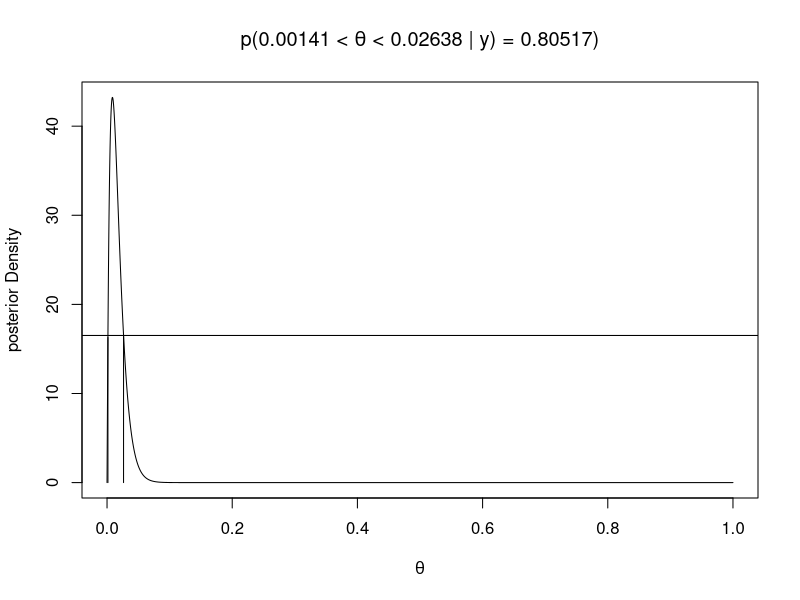
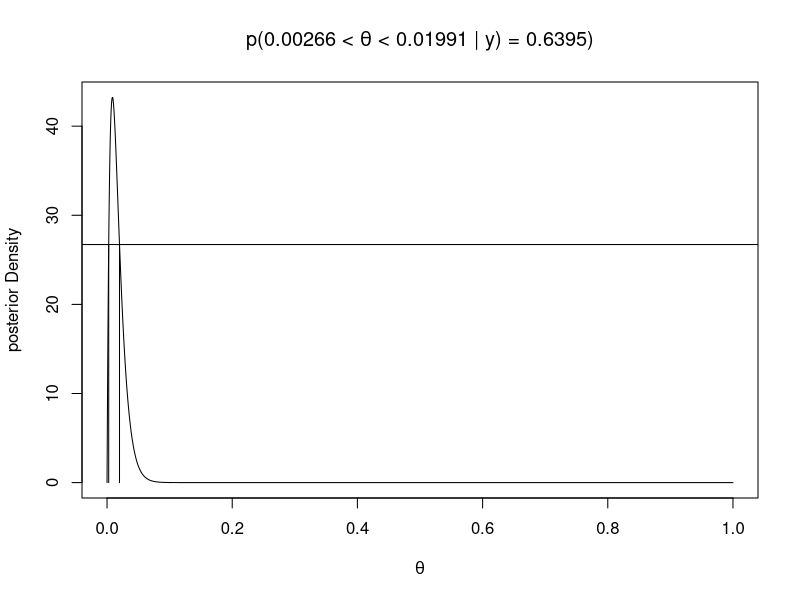
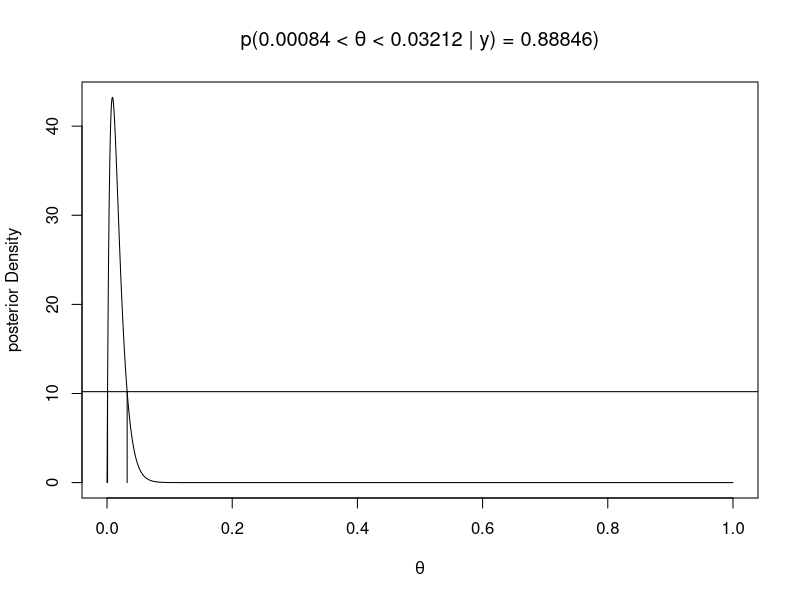
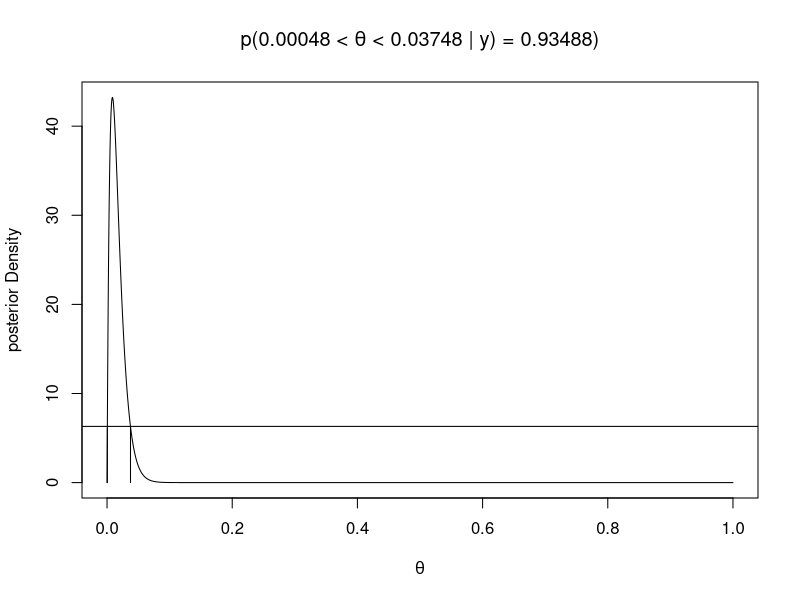
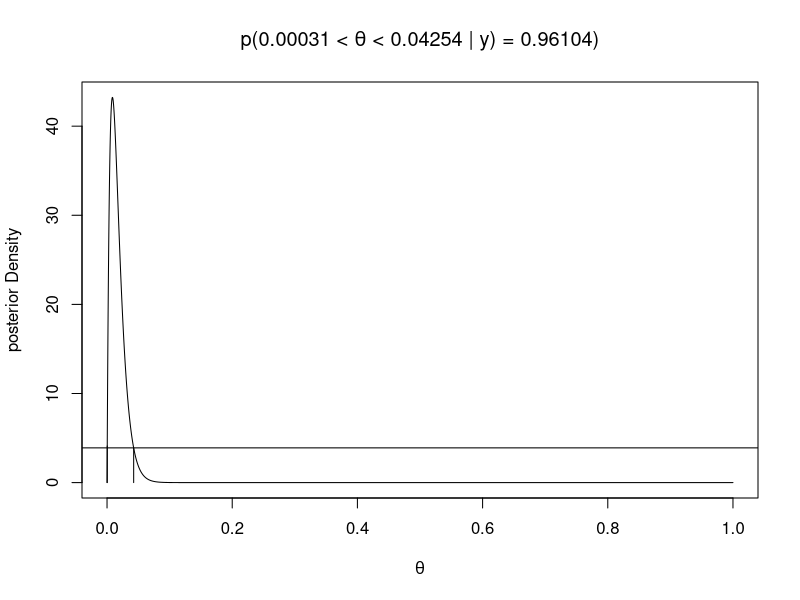
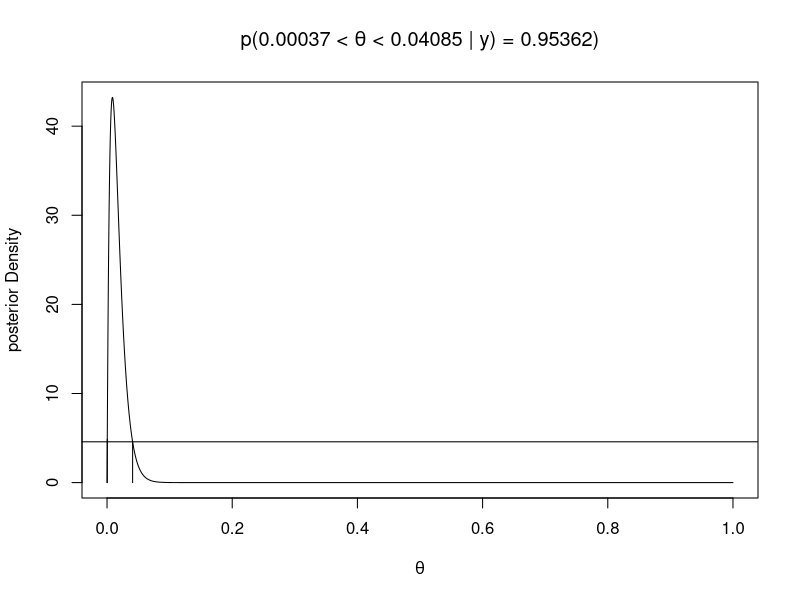
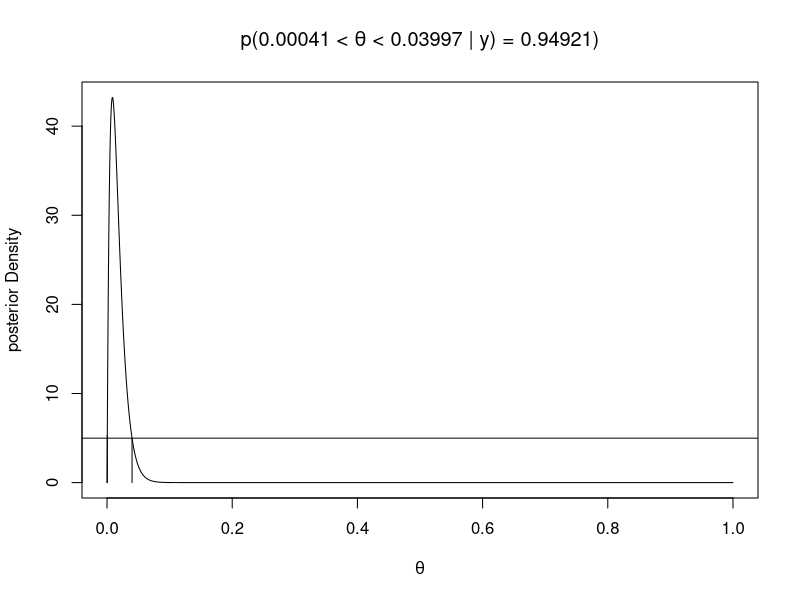
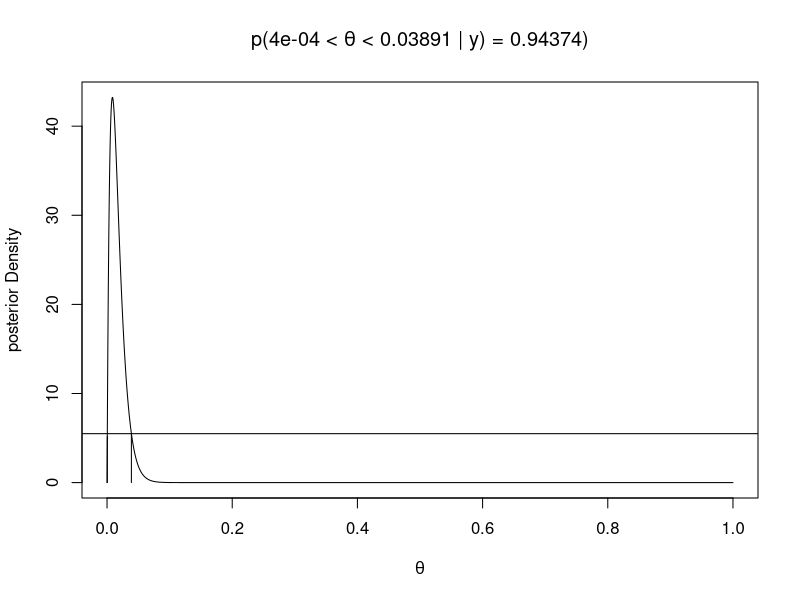

Recreate these plots in R, in order.
library(tidyverse)

CauchyPercentage <- function(y = NULL,# a value to test Pr[p < y]
                             alpha = 0.025,
                             x, # a vector of samples
                             p # a vector of possible parameters
) {
  
  dens <- function(p) {
    vapply(p,cauchydist,min(p), x = x)
  }
  
  cauchydens <- function(x,p,climlow = -Inf,climhigh = Inf){
    
    cauchydist <- function(x,p) {
      H = vector(mode = "numeric",length = length(x))
      for(i in 1:length(x)){
        H[i] = (1+(x[i] - p)^2)^(-1)
      }
      return(prod(H))
    }

    c = (integrate(dens, climlow, climhigh)$value)^(-1)
    data.frame(vparams = p, postdens = c*dens(p))
  }
  
  df = cauchydens(x,p)
  
  yind = ifelse(length(which(df$vparams == y))==1,
                which(df$vparams == y),
                max(which(df$vparams < y)))
  
  plot(df$vparams, df$postdens, type = 'l')
  abline(v = df$vparams[yind])
  abline(h = df[yind,"postdens"])
  
  cumdist = c*integrate(dens,climlow,y)$value
  difference = abs(alpha - cumdist)
  results = c(yind,df[yind,"postdens"],cumdist)
  invisible(results)
  return(difference)
}

CauchyHPD <- function(x, # vector of samples 
                      p, # vector of possible parameter values
                      alpha = 0.95, # HPD interval value
                      tol = 0.0001) { # level of tolerance for exact HPD interval
  
  cauchydens <- function(x,p){
    
    cauchydist <- function(x,p) {
      H = vector(mode = "numeric",length = length(x))
      for(i in 1:length(x)){
        H[i] = (1+(x[i] - p)^2)^(-1)
      }
      return(prod(H))
    }
    dens = function(p) vapply(p,cauchydist,min(p), x = x)
    c = (integrate(dens, -Inf, Inf)$value)^(-1)
    data.frame(vparams = p, postdens = c*dens(p))
  }
  
  df = cauchydens(x,p)
  
  cumdist = cumsum(df$postdens)*diff(df$vparams)[1]
  post_median = which.min(abs(cumdist-0.5))
  
  HPDlimits <- function(post_dens) { ## find lower and upper values for which
    ## prob dens is closest to target value
    lower = which.min(abs(df$postdens[1:post_median]-post_dens))
    upper = which.min(abs(df$postdens[(post_median+1):length(df$postdens)]-post_dens))+post_median
    limits = c(lower,upper)
  }
  
  HPDlimitarea <- function(post_dens) {
    limitints = HPDlimits(post_dens)
    limitarea = sum(df$postdens[limitints[1]:limitints[2]])*diff(df$vparams)[1]
  }
  ## find credible interval
  v2 = seq(0,max(df$postdens),by=tol)
  vals = sapply(v2,HPDlimitarea)
  w = which.min(abs(vals-alpha))
  r = c(df$vparams[HPDlimits(v2[w])])
  names(r) = c("lower","upper")
  par(mfrow = c(1,2))
  plot(df$vparams, cumdist, type = 'l')
  abline(h = 0.5)
  abline(v = df$vparams[post_median], col = 'red')
  abline(v = r["upper"], col = 'blue')
  abline(v = r["lower"], col = 'blue')
  plot(df$vparams, df$postdens, type = 'l')
  abline(v = df$vparams[post_median], col = 'red')
  abline(h = df[HPDlimits(v2[w])[1],"postdens"])
  abline(v = r["upper"], col = 'blue')
  abline(v = r["lower"], col = 'blue')
  return(r)
}




HPD <- function(h, # height
                mode, # how to split the uniroot interval 
                dfunc, 
                pfunc,
                alpha = 0.95,
                plot = TRUE){
  
  lt       = uniroot(f=function(x){ dfunc(x) - h}, 
                     lower = 0, 
                     upper = mode)$root
  ut       = uniroot(f=function(x){ dfunc(x) - h}, 
                     lower = mode,
                     upper = 1)$root
  
  coverage = pfunc(ut) - pfunc(lt)
  
  hpdval   = abs(alpha - coverage)
  
  if (plot) {
    th     = seq(0, 1, length=10000)
    plot(th, dfunc(th),
         t = "l", 
         lty = 1,
         xlab = expression(theta),
         ylab = "posterior Density")
    
    abline(h = h)
    segments(ut, 0, ut, dfunc(ut))
    segments(lt, 0, lt, dfunc(lt))
    title(
      bquote(
        paste("p(",.(round(lt, 5))," < ", theta, " < ",
              .(round(ut,5)), " | " , y, ") = ",
              .(round(coverage, 5)), ")")))
  }
  results <<- data.frame(lt,ut,coverage,h)
  return(hpdval)}

y=1; n=100; a=1; b=17; p=0.95
upper <- max(dbeta(seq(0, 1, length=10000),y + a,n-y+b))
interval <- seq(0,upper,by = 0.00001)
dfunc <- function(x) dbeta(x, y + a, n - y + b)
pfunc <-function(x) pbeta(x, y + a, n - y + b)
mode <- (y + a - 1)/(n + a + b - 2)

optimize(HPD,
         interval = interval,
         lower = min(interval),
         tol = .Machine$double.eps,
         mode = mode,
         dfunc = dfunc,
         pfunc = pfunc)
